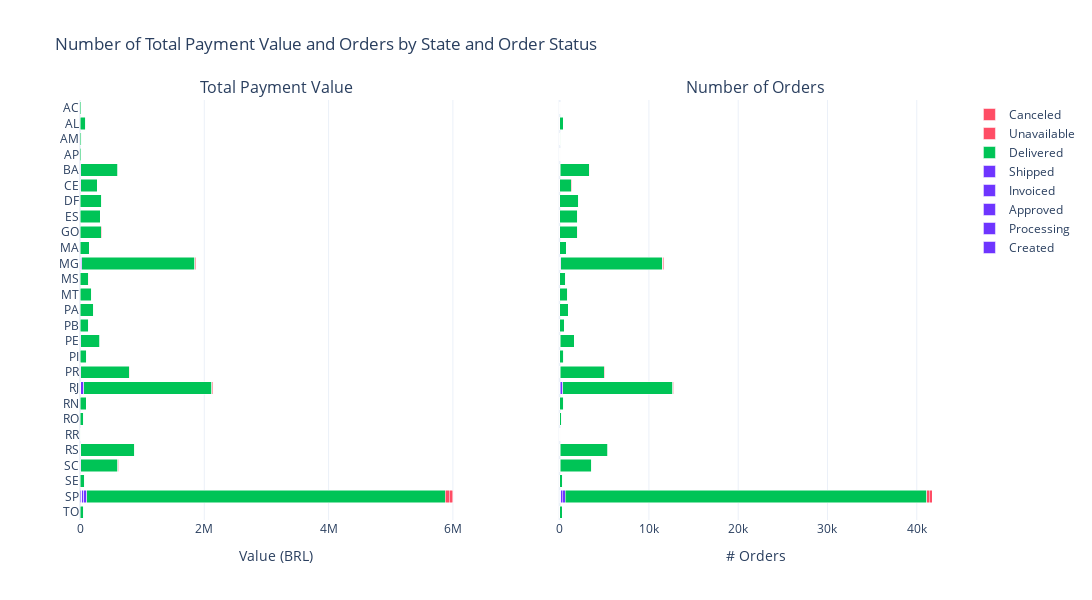

The notebook cell this image was saved under:
### Code cell
# Creates a plotly figure with the number of orders and the total payment value by state and order status
fig = make_subplots(
    rows=1,
    cols=2,
    subplot_titles=("Total Payment Value", "Number of Orders"),
    shared_yaxes=True,
    specs=[[{"type": "bar"}, {"type": "bar"}]],
)

for status in status_order:
    trace1 = go.Bar(
        y=pivot_value_by_state_status["customer_state"],
        x=pivot_value_by_state_status[status],
        orientation="h",
        name=status.title(),
        marker=dict(color=map_status_color[status]),
    )

    trace2 = go.Bar(
        y=pivot_orders_by_state_status["customer_state"],
        x=pivot_orders_by_state_status[status],
        orientation="h",
        name=status.title(),
        showlegend=False,
        marker=dict(color=map_status_color[status]),
    )

    fig.add_trace(trace1, row=1, col=1)
    fig.add_trace(trace2, row=1, col=2)

fig.update_layout(
    title_text="Number of Total Payment Value and Orders by State and Order Status",
    height=600,
    width=1200,
)

fig.update_layout(
    barmode="stack",
    xaxis=dict(title="Value (BRL)"),
    xaxis2=dict(title="# Orders"),
)

fig.show()

### Figure 1 — Plotly figure (JSON) as saved in the notebook; plotly's stock layout.template omitted (floating-point values rounded to 4 significant figures)
{"data": [{"marker": {"color": "#6e35ff"}, "name": "Created", "orientation": "h", "type": "bar", "x": [0, 160.9, 0, 0, 105.9, 0, 0, 0, 37.84, 245.8, 0, 0, 0, 0, 0, 0, 0, 0, 0, 0, 137.6, 0, 0, 0, 0, 0, 0], "xaxis": "x", "y": ["TO", "SP", "SE", "SC", "RS", "RR", "RO", "RN", "RJ", "PR", "PI", "PE", "PB", "PA", "MT", "MS", "MG", "MA", "GO", "ES", "DF", "CE", "BA", "AP", "AM", "AL", "AC"], "yaxis": "y"}, {"marker": {"color": "#6e35ff"}, "name": "Created", "orientation": "h", "showlegend": false, "type": "bar", "x": [0, 1, 0, 0, 1, 0, 0, 0, 1, 1, 0, 0, 0, 0, 0, 0, 0, 0, 0, 0, 1, 0, 0, 0, 0, 0, 0], "xaxis": "x2", "y": ["TO", "SP", "SE", "SC", "RS", "RR", "RO", "RN", "RJ", "PR", "PI", "PE", "PB", "PA", "MT", "MS", "MG", "MA", "GO", "ES", "DF", "CE", "BA", "AP", "AM", "AL", "AC"], "yaxis": "y2"}, {"marker": {"color": "#6e35ff"}, "name": "Processing", "orientation": "h", "type": "bar", "x": [96.98, 31440.0, 0, 4600.0, 2276.0, 0, 307.4, 160.6, 8244.0, 3143.0, 838.1, 2914.0, 459.4, 585.6, 655.7, 547.4, 5981.0, 0, 1511.0, 118.5, 733.1, 1607.0, 2617.0, 121.0, 0, 439.3, 0], "xaxis": "x", "y": ["TO", "SP", "SE", "SC", "RS", "RR", "RO", "RN", "RJ", "PR", "PI", "PE", "PB", "PA", "MT", "MS", "MG", "MA", "GO", "ES", "DF", "CE", "BA", "AP", "AM", "AL", "AC"], "yaxis": "y"}, {"marker": {"color": "#6e35ff"}, "name": "Processing", "orientation": "h", "showlegend": false, "type": "bar", "x": [1, 136, 0, 14, 14, 0, 2, 1, 32, 15, 3, 10, 2, 2, 1, 3, 31, 0, 5, 2, 7, 5, 11, 1, 0, 3, 0], "xaxis": "x2", "y": ["TO", "SP", "SE", "SC", "RS", "RR", "RO", "RN", "RJ", "PR", "PI", "PE", "PB", "PA", "MT", "MS", "MG", "MA", "GO", "ES", "DF", "CE", "BA", "AP", "AM", "AL", "AC"], "yaxis": "y2"}, {"marker": {"color": "#6e35ff"}, "name": "Approved", "orientation": "h", "type": "bar", "x": [0, 179.5, 0, 0, 0, 0, 0, 0, 0, 0, 0, 0, 0, 0, 0, 0, 61.62, 0, 0, 0, 0, 0, 0, 0, 0, 0, 0], "xaxis": "x", "y": ["TO", "SP", "SE", "SC", "RS", "RR", "RO", "RN", "RJ", "PR", "PI", "PE", "PB", "PA", "MT", "MS", "MG", "MA", "GO", "ES", "DF", "CE", "BA", "AP", "AM", "AL", "AC"], "yaxis": "y"}, {"marker": {"color": "#6e35ff"}, "name": "Approved", "orientation": "h", "showlegend": false, "type": "bar", "x": [0, 1, 0, 0, 0, 0, 0, 0, 0, 0, 0, 0, 0, 0, 0, 0, 1, 0, 0, 0, 0, 0, 0, 0, 0, 0, 0], "xaxis": "x2", "y": ["TO", "SP", "SE", "SC", "RS", "RR", "RO", "RN", "RJ", "PR", "PI", "PE", "PB", "PA", "MT", "MS", "MG", "MA", "GO", "ES", "DF", "CE", "BA", "AP", "AM", "AL", "AC"], "yaxis": "y2"}, {"marker": {"color": "#6e35ff"}, "name": "Invoiced", "orientation": "h", "type": "bar", "x": [0, 30660.0, 43.05, 3320.0, 5712.0, 0, 150.4, 0, 5843.0, 2814.0, 773.4, 2416.0, 81.96, 814.2, 1724.0, 444.2, 9211.0, 100.1, 643.1, 1856.0, 181.3, 181, 1995.0, 0, 0, 172.1, 0], "xaxis": "x", "y": ["TO", "SP", "SE", "SC", "RS", "RR", "RO", "RN", "RJ", "PR", "PI", "PE", "PB", "PA", "MT", "MS", "MG", "MA", "GO", "ES", "DF", "CE", "BA", "AP", "AM", "AL", "AC"], "yaxis": "y"}, {"marker": {"color": "#6e35ff"}, "name": "Invoiced", "orientation": "h", "showlegend": false, "type": "bar", "x": [0, 160, 1, 12, 20, 0, 1, 0, 26, 15, 4, 5, 1, 2, 1, 1, 39, 2, 5, 4, 3, 1, 9, 0, 0, 2, 0], "xaxis": "x2", "y": ["TO", "SP", "SE", "SC", "RS", "RR", "RO", "RN", "RJ", "PR", "PI", "PE", "PB", "PA", "MT", "MS", "MG", "MA", "GO", "ES", "DF", "CE", "BA", "AP", "AM", "AL", "AC"], "yaxis": "y2"}, {"marker": {"color": "#6e35ff"}, "name": "Shipped", "orientation": "h", "type": "bar", "x": [999.5, 46230.0, 2700.0, 5053.0, 7908.0, 909.5, 0, 1020.0, 46180.0, 6530.0, 975.8, 6717.0, 2144.0, 4057.0, 2401.0, 516.5, 8929.0, 2784.0, 4178.0, 3448.0, 4289.0, 6298.0, 11160.0, 0, 250.3, 1446.0, 94.37], "xaxis": "x", "y": ["TO", "SP", "SE", "SC", "RS", "RR", "RO", "RN", "RJ", "PR", "PI", "PE", "PB", "PA", "MT", "MS", "MG", "MA", "GO", "ES", "DF", "CE", "BA", "AP", "AM", "AL", "AC"], "yaxis": "y"}, {"marker": {"color": "#6e35ff"}, "name": "Shipped", "orientation": "h", "showlegend": false, "type": "bar", "x": [3, 328, 9, 28, 37, 4, 0, 7, 289, 29, 7, 35, 11, 19, 14, 3, 71, 17, 31, 17, 30, 38, 68, 0, 2, 9, 1], "xaxis": "x2", "y": ["TO", "SP", "SE", "SC", "RS", "RR", "RO", "RN", "RJ", "PR", "PI", "PE", "PB", "PA", "MT", "MS", "MG", "MA", "GO", "ES", "DF", "CE", "BA", "AP", "AM", "AL", "AC"], "yaxis": "y2"}, {"marker": {"color": "#00c456"}, "name": "Delivered", "orientation": "h", "type": "bar", "x": [60010.0, 5770000.0, 70290.0, 595200.0, 861800.0, 9040.0, 56980.0, 100700.0, 2056000.0, 781900.0, 105300.0, 309100.0, 137800.0, 212000.0, 181400.0, 134400.0, 1819000.0, 147800.0, 334300.0, 317700.0, 346100.0, 266500.0, 591300.0, 16140.0, 27600.0, 94200.0, 19590.0], "xaxis": "x", "y": ["TO", "SP", "SE", "SC", "RS", "RR", "RO", "RN", "RJ", "PR", "PI", "PE", "PB", "PA", "MT", "MS", "MG", "MA", "GO", "ES", "DF", "CE", "BA", "AP", "AM", "AL", "AC"], "yaxis": "y"}, {"marker": {"color": "#00c456"}, "name": "Delivered", "orientation": "h", "showlegend": false, "type": "bar", "x": [274, 40501, 335, 3546, 5345, 41, 243, 474, 12350, 4923, 476, 1593, 517, 946, 886, 701, 11354, 717, 1957, 1995, 2080, 1279, 3256, 67, 145, 397, 80], "xaxis": "x2", "y": ["TO", "SP", "SE", "SC", "RS", "RR", "RO", "RN", "RJ", "PR", "PI", "PE", "PB", "PA", "MT", "MS", "MG", "MA", "GO", "ES", "DF", "CE", "BA", "AP", "AM", "AL", "AC"], "yaxis": "y2"}, {"marker": {"color": "#ff4d65"}, "name": "Unavailable", "orientation": "h", "type": "bar", "x": [130.9, 63460.0, 2152.0, 5527.0, 3877.0, 0, 1762.0, 809.5, 10450.0, 7666.0, 75.68, 2510.0, 476.1, 332.0, 191.6, 1244.0, 12920.0, 1347.0, 1499.0, 933.1, 1230.0, 2946.0, 4755.0, 0, 120.5, 69.38, 0], "xaxis": "x", "y": ["TO", "SP", "SE", "SC", "RS", "RR", "RO", "RN", "RJ", "PR", "PI", "PE", "PB", "PA", "MT", "MS", "MG", "MA", "GO", "ES", "DF", "CE", "BA", "AP", "AM", "AL", "AC"], "yaxis": "y"}, {"marker": {"color": "#ff4d65"}, "name": "Unavailable", "orientation": "h", "showlegend": false, "type": "bar", "x": [1, 292, 4, 18, 24, 0, 4, 3, 68, 40, 1, 4, 3, 2, 3, 5, 75, 7, 9, 6, 12, 6, 20, 0, 1, 1, 0], "xaxis": "x2", "y": ["TO", "SP", "SE", "SC", "RS", "RR", "RO", "RN", "RJ", "PR", "PI", "PE", "PB", "PA", "MT", "MS", "MG", "MA", "GO", "ES", "DF", "CE", "BA", "AP", "AM", "AL", "AC"], "yaxis": "y2"}, {"marker": {"color": "#ff4d65"}, "name": "Canceled", "orientation": "h", "type": "bar", "x": [250.6, 55830.0, 61.79, 9379.0, 9218.0, 115.7, 1671.0, 0, 17940.0, 8837.0, 588.8, 1219.0, 550.0, 479.3, 615.3, 361.6, 15880.0, 484.0, 7968.0, 1929.0, 2423.0, 1968.0, 4850.0, 0, 0, 640.0, 0], "xaxis": "x", "y": ["TO", "SP", "SE", "SC", "RS", "RR", "RO", "RN", "RJ", "PR", "PI", "PE", "PB", "PA", "MT", "MS", "MG", "MA", "GO", "ES", "DF", "CE", "BA", "AP", "AM", "AL", "AC"], "yaxis": "y"}, {"marker": {"color": "#ff4d65"}, "name": "Canceled", "orientation": "h", "showlegend": false, "type": "bar", "x": [1, 327, 1, 19, 25, 1, 3, 0, 86, 22, 4, 5, 2, 4, 2, 2, 64, 4, 13, 9, 7, 7, 16, 0, 0, 1, 0], "xaxis": "x2", "y": ["TO", "SP", "SE", "SC", "RS", "RR", "RO", "RN", "RJ", "PR", "PI", "PE", "PB", "PA", "MT", "MS", "MG", "MA", "GO", "ES", "DF", "CE", "BA", "AP", "AM", "AL", "AC"], "yaxis": "y2"}], "layout": {"annotations": [{"font": {"size": 16}, "showarrow": false, "text": "Total Payment Value", "x": 0.225, "xanchor": "center", "xref": "paper", "y": 1, "yanchor": "bottom", "yref": "paper"}, {"font": {"size": 16}, "showarrow": false, "text": "Number of Orders", "x": 0.775, "xanchor": "center", "xref": "paper", "y": 1, "yanchor": "bottom", "yref": "paper"}], "barmode": "stack", "height": 600, "title": {"text": "Number of Total Payment Value and Orders by State and Order Status"}, "width": 1200, "xaxis": {"anchor": "y", "domain": [0, 0.45], "title": {"text": "Value (BRL)"}}, "xaxis2": {"anchor": "y2", "domain": [0.55, 1], "title": {"text": "# Orders"}}, "yaxis": {"anchor": "x", "domain": [0, 1]}, "yaxis2": {"anchor": "x2", "domain": [0, 1], "matches": "y", "showticklabels": false}}}
